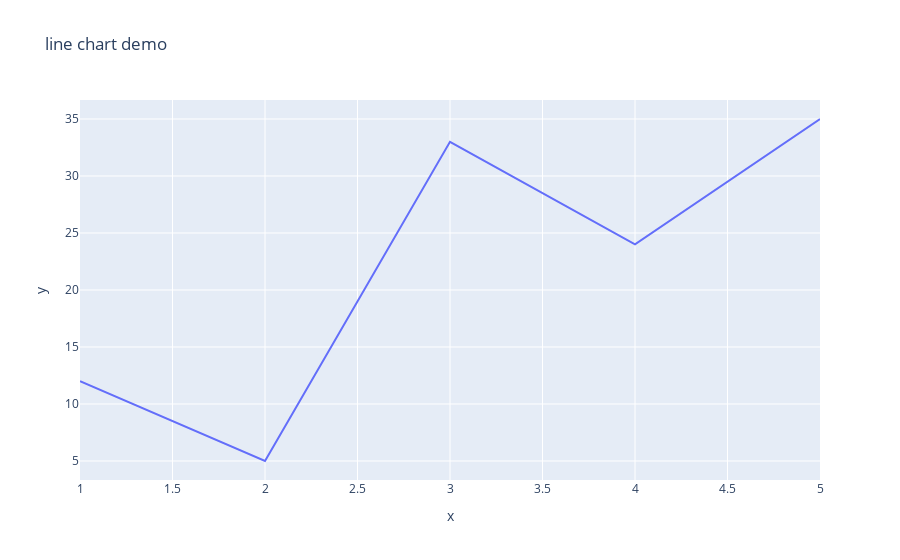

Notebook code cell kept with this figure:
### Code cell
x = np.array([12,5,33,24,35])
px.line(x=[1,2,3,4,5],y =x,title='Line chart demo')

### Figure 1 — Plotly figure (JSON) as saved in the notebook; plotly's stock layout.template omitted (floating-point values rounded to 4 significant figures)
{"data": [{"hovertemplate": "x=%{x}<br>y=%{y}<extra></extra>", "legendgroup": "", "line": {"color": "#636efa", "dash": "solid"}, "marker": {"symbol": "circle"}, "mode": "lines", "name": "", "orientation": "v", "showlegend": false, "type": "scatter", "x": [1, 2, 3, 4, 5], "xaxis": "x", "y": [12, 5, 33, 24, 35], "yaxis": "y"}], "layout": {"legend": {"tracegroupgap": 0}, "title": {"text": "line chart demo"}, "xaxis": {"anchor": "y", "domain": [0, 1], "title": {"text": "x"}}, "yaxis": {"anchor": "x", "domain": [0, 1], "title": {"text": "y"}}}}
